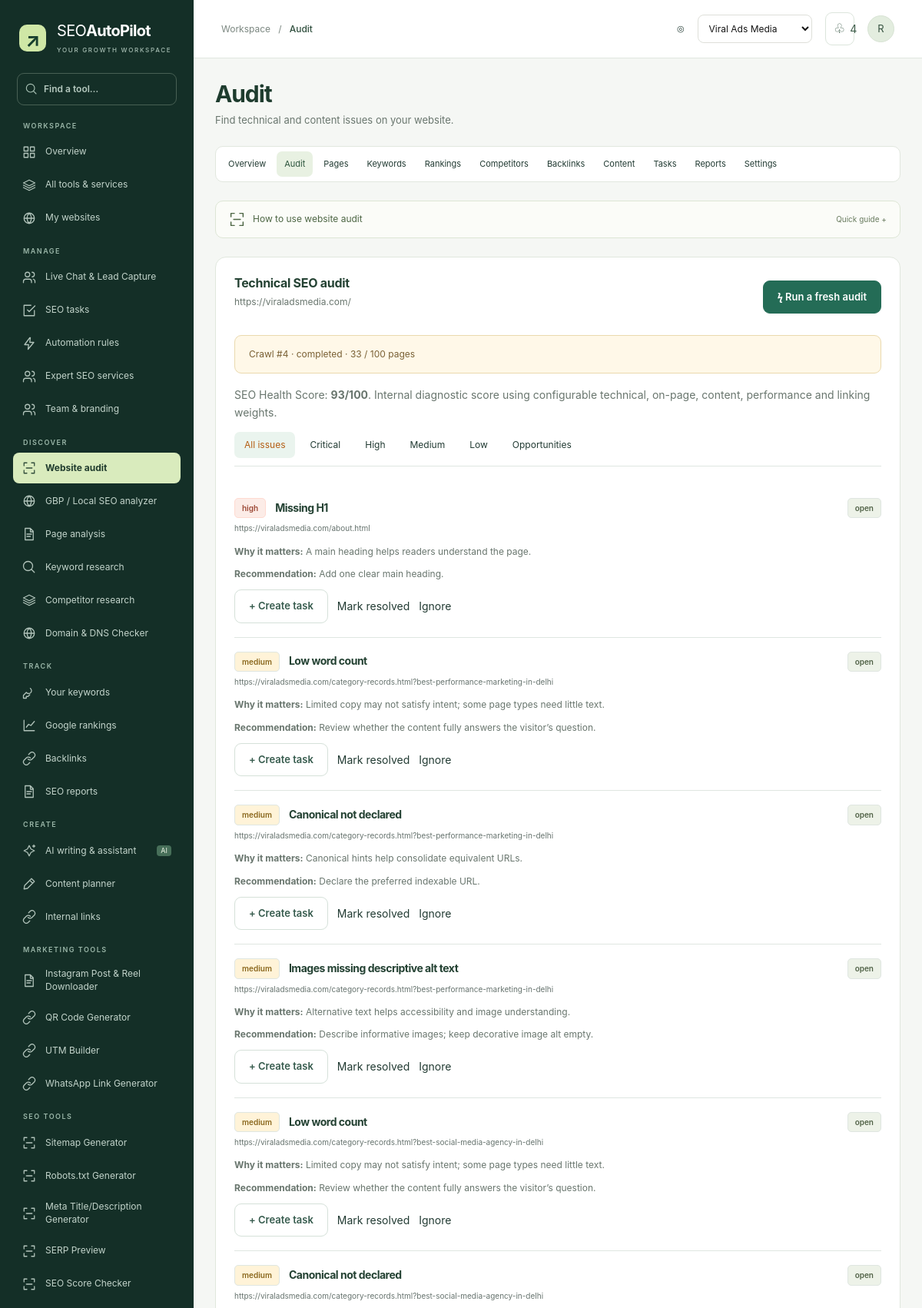
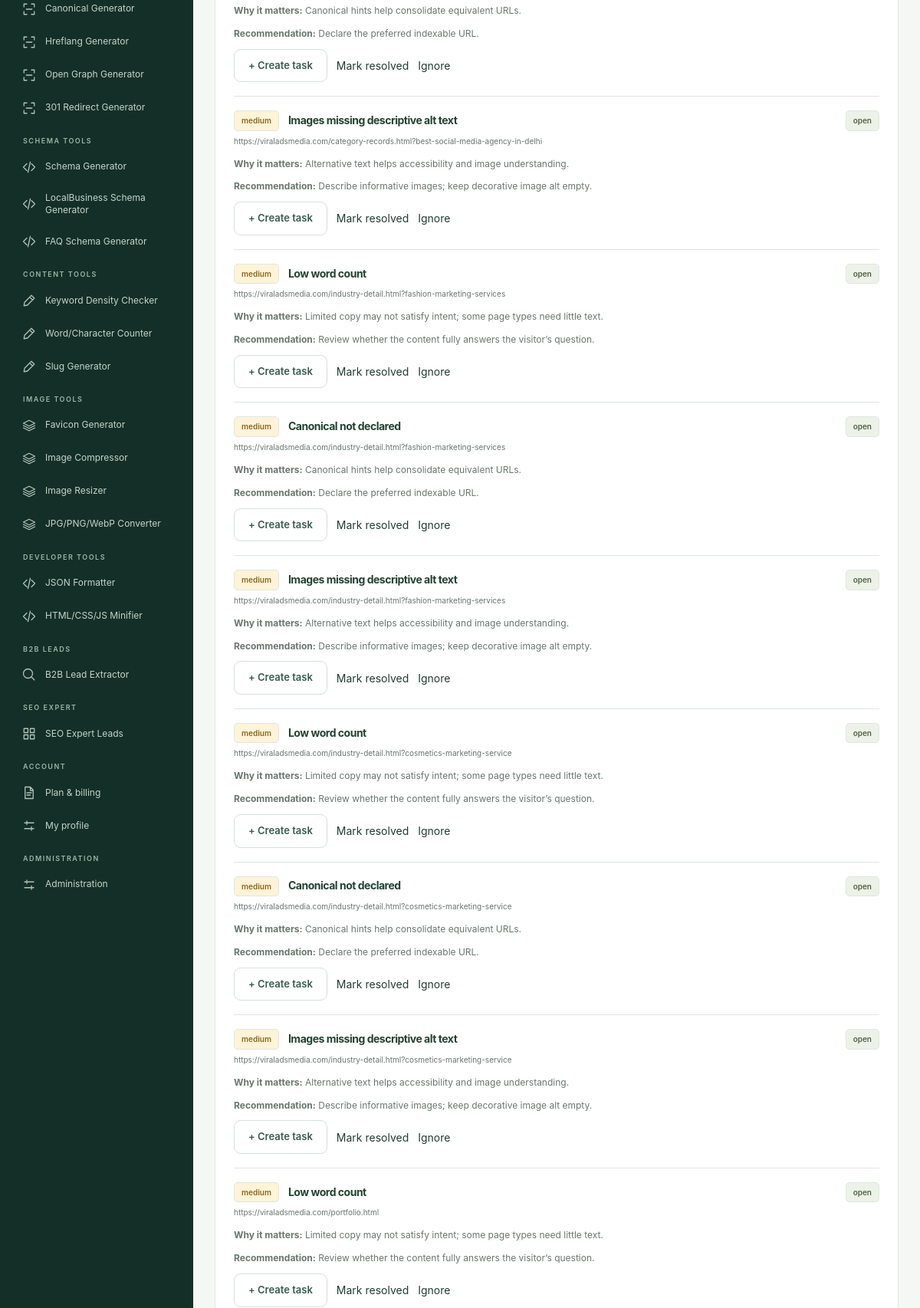
The page /audit (signed in, upper part) on the database its author committed (2 pictures, top to bottom).
### tables this page shows
CREATE TABLE `users` (
  `id` int(10) UNSIGNED NOT NULL,
  `name` varchar(120) NOT NULL,
  `email` varchar(190) NOT NULL,
  `password` varchar(255) NOT NULL,
  `role` enum('super_admin','admin','team_member','customer') NOT NULL DEFAULT 'customer',
  `company` varchar(190) DEFAULT '',
  `phone` varchar(40) DEFAULT '',
  `timezone` varchar(60) DEFAULT 'UTC',
  `country` varchar(80) DEFAULT '',
  `active` tinyint(4) NOT NULL DEFAULT 1,
  `verified_at` datetime DEFAULT NULL,
  `notification_email` tinyint(4) NOT NULL DEFAULT 1,
  `created_at` timestamp NOT NULL DEFAULT current_timestamp(),
  `session_version` int(10) UNSIGNED NOT NULL DEFAULT 1
);

CREATE TABLE `websites` (
  `id` int(10) UNSIGNED NOT NULL,
  `user_id` int(10) UNSIGNED NOT NULL,
  `name` varchar(120) NOT NULL,
  `domain` varchar(500) NOT NULL,
  `domain_hash` char(64) NOT NULL,
  `country` varchar(80) DEFAULT 'India',
  `language` varchar(40) DEFAULT 'en',
  `search_engine` varchar(30) DEFAULT 'google',
  `timezone` varchar(60) DEFAULT 'UTC',
  `created_at` timestamp NOT NULL DEFAULT current_timestamp()
);

CREATE TABLE `crawl_jobs` (
  `id` int(10) UNSIGNED NOT NULL,
  `website_id` int(10) UNSIGNED NOT NULL,
  `status` enum('queued','running','completed','failed') DEFAULT 'queued',
  `max_pages` int(10) UNSIGNED NOT NULL,
  `processed` int(10) UNSIGNED DEFAULT 0,
  `robots` text DEFAULT NULL,
  `sitemap` text DEFAULT NULL,
  `error` text DEFAULT NULL,
  `heartbeat` datetime DEFAULT NULL,
  `created_at` timestamp NOT NULL DEFAULT current_timestamp(),
  `completed_at` datetime DEFAULT NULL
);

CREATE TABLE `seo_audits` (
  `id` int(10) UNSIGNED NOT NULL,
  `website_id` int(10) UNSIGNED NOT NULL,
  `job_id` int(10) UNSIGNED NOT NULL,
  `score` int(11) NOT NULL,
  `technical` int(11) NOT NULL,
  `onpage` int(11) NOT NULL,
  `content` int(11) NOT NULL,
  `performance` int(11) NOT NULL,
  `linking` int(11) NOT NULL,
  `created_at` timestamp NOT NULL DEFAULT current_timestamp()
);

CREATE TABLE `seo_issues` (
  `id` bigint(20) UNSIGNED NOT NULL,
  `website_id` int(10) UNSIGNED NOT NULL,
  `audit_id` int(10) UNSIGNED NOT NULL,
  `page_id` bigint(20) UNSIGNED DEFAULT NULL,
  `code` varchar(80) NOT NULL,
  `title` varchar(190) NOT NULL,
  `severity` varchar(30) NOT NULL,
  `category` varchar(30) NOT NULL,
  `explanation` text DEFAULT NULL,
  `recommendation` text DEFAULT NULL,
  `url` text DEFAULT NULL,
  `status` enum('open','resolved','ignored') DEFAULT 'open',
  `created_at` timestamp NOT NULL DEFAULT current_timestamp()
);

### includes/functions.php (called while the page is built, shortened)
<?php
function cfg(string $key): mixed { global $config; return $config[$key] ?? null; }
function base_path(): string { return rtrim(parse_url(cfg('APP_URL'), PHP_URL_PATH) ?: '', '/'); }
function url(string $path = '/'): string { return base_path().'/'.ltrim($path,'/'); }
function e(mixed $value): string { return htmlspecialchars((string)($value ?? ''), ENT_QUOTES | ENT_SUBSTITUTE,'UTF-8'); }
function db(): PDO {
 static $pdo;
 if (!$pdo) $pdo = new PDO('mysql:host='.cfg('DB_HOST').';port='.cfg('DB_PORT').';dbname='.cfg('DB_NAME').';charset=utf8mb4',cfg('DB_USER'),cfg('DB_PASS'),[PDO::ATTR_ERRMODE=>PDO::ERRMODE_EXCEPTION,PDO::ATTR_DEFAULT_FETCH_MODE=>PDO::FETCH_ASSOC,PDO::ATTR_EMULATE_PREPARES=>false]);
 return $pdo;
}
function query(string $sql, array $params = []): PDOStatement { $s=db()->prepare($sql); $s->execute($params); return $s; }
function rows(string $sql,array $params=[]): array { return query($sql,$params)->fetchAll(); }
function row(string $sql,array $params=[]): ?array { return query($sql,$params)->fetch() ?: null; }
function value(string $sql,array $params=[]): mixed { return query($sql,$params)->fetchColumn(); }

### config/config.example.php (called while the page is built)
<?php
return [
 'DB_HOST'=>'127.0.0.1', 'DB_PORT'=>'3306', 'DB_NAME'=>'seo_autopilot', 'DB_USER'=>'root', 'DB_PASS'=>'',
 'APP_URL'=>'http://localhost/ppso', 'APP_NAME'=>'SEO AutoPilot', 'APP_ENV'=>'production',
 'SMTP_HOST'=>'', 'SMTP_PORT'=>587, 'SMTP_USER'=>'', 'SMTP_PASS'=>'', 'SMTP_FROM'=>'',
 'AI_ENDPOINT'=>'', 'AI_API_KEY'=>'', 'AI_MODEL'=>'',
 'RANKING_ENDPOINT'=>'', 'RANKING_API_KEY'=>'',
 'KEYWORD_ENDPOINT'=>'', 'KEYWORD_API_KEY'=>'', 'BACKLINK_ENDPOINT'=>'', 'BACKLINK_API_KEY'=>'',
 'RAZORPAY_KEY'=>'', 'RAZORPAY_SECRET'=>'', 'RAZORPAY_WEBHOOK_SECRET'=>'',
 'INSTALL_TOKEN'=>'replace-with-a-long-random-string',
];

### config/config.php (called while the page is built, shortened)
<?php
$config = require __DIR__.'/config.example.php';
$private = getenv('SEO_CONFIG_FILE') ?: __DIR__.'/local.php';
return $config;

### includes/bootstrap.php (called while the page is built, shortened)
<?php
$config = require ROOT.'/config/config.php';
require_once __DIR__.'/functions.php';
require_once __DIR__.'/security.php';

### includes/security.php (called while the page is built, shortened)
<?php
function current_user(): ?array { static $loaded=false,$user=null; if (!$loaded) { $loaded=true; if (isset($_SESSION['user_id'])) { $user=row('SELECT * FROM users WHERE id=? AND active=1',[$_SESSION['user_id']]); if($user && ($_SESSION['session_version']??0)!== (int)$user['session_version']){$user=null;unset($_SESSION['user_id']);} } } return $user; }
function require_user(): array { $u=current_user(); if (!$u) { if (str_contains($_SERVER['REQUEST_URI']??'','/api/')) fail('Please sign in.',401); redirect('/login'); } if (isset($_SESSION['last_seen']) && time()-$_SESSION['last_seen']>7200) { session_destroy(); fail('Your session has expired. Sign in again.',401); } $_SESSION['last_seen']=time(); return $u; }
function is_admin(?array $u=null): bool { $u ??=current_user(); return in_array($u['role']??'',['super_admin','admin'],true); }
function website(int $id): array { $u=require_user(); $w=row('SELECT * FROM websites WHERE id=?',[$id]); if (!$w) fail('Website not found.',404); if (!is_admin($u) && $w['user_id']!=$u['id'] && !value('SELECT id FROM team_members WHERE user_id=? AND website_id=?',[$u['id'],$id])) fail('This project is not assigned to you.',403); return $w; }
function websites(): array { $u=require_user(); return is_admin($u)?rows('SELECT * FROM websites ORDER BY id DESC LIMIT 500'):rows('SELECT DISTINCT w.* FROM websites w LEFT JOIN team_members t ON t.website_id=w.id WHERE w.user_id=? OR t.user_id=? ORDER BY w.id DESC LIMIT 500',[$u['id'],$u['id']]); }

### dashboard/audit.php (the view)
<?php $job=row('SELECT * FROM crawl_jobs WHERE website_id=? ORDER BY id DESC LIMIT 1',[$wid]);$a=row('SELECT * FROM seo_audits WHERE website_id=? ORDER BY id DESC LIMIT 1',[$wid]);?><div class="card"><div class="card-header"><div><h3>Technical SEO audit</h3><p class="small"><?=e($w['domain'])?></p></div><button class="button" data-action="crawl" data-website-id="<?=$wid?>">ϟ Run a fresh audit</button></div><?php if($job):?><div class="alert" <?=in_array($job['status'],['queued','running'])?'data-crawl-progress="'.$wid.'" data-crawl-can-run="'.((is_admin() || (int)$w['user_id']===(int)$user['id'])?'1':'0').'"':''?>>Crawl #<?=$job['id']?> · <?=e($job['status'])?> · <?=$job['processed']?> / <?=$job['max_pages']?> pages<?php if($job['error']):?> · <?=e($job['error'])?><?php endif;?></div><?php endif; if($a):?><p>SEO Health Score: <strong><?=$a['score']?>/100</strong>. Internal diagnostic score using configurable technical, on-page, content, performance and linking weights.</p><?php $severity=(string)($_GET['severity']??'');$params=[$a['id']];$sql='SELECT * FROM seo_issues WHERE audit_id=?';if(in_array($severity,['critical','high','medium','low','opportunity'])){$sql.=' AND severity=?';$params[]=$severity;}$p=max(1,min(10000,(int)($_GET['page']??1)));$issues=rows($sql.' ORDER BY FIELD(severity,"critical","high","medium","low","opportunity"),id LIMIT 30 OFFSET '.(($p-1)*30),$params);?><nav class="tabs"><?php foreach([''=>'All issues','critical'=>'Critical','high'=>'High','medium'=>'Medium','low'=>'Low','opportunity'=>'Opportunities'] as $k=>$v):?><a class="<?=$severity===$k?'active':''?>" href="?website_id=<?=$wid?>&severity=<?=e($k)?>"><?=e($v)?></a><?php endforeach;?></nav><?php foreach($issues as $issue):?><article class="issue"><div class="row between"><div class="row"><span class="badge <?=e($issue['severity'])?>"><?=e($issue['severity'])?></span><h3><?=e($issue['title'])?></h3></div><span class="badge"><?=e($issue['status'])?></span></div><small><?=e($issue['url'])?></small><p><strong>Why it matters:</strong> <?=e($issue['explanation'])?></p><p><strong>Recommendation:</strong> <?=e($issue['recommendation'])?></p><div class="row"><button class="button secondary small-button" data-action="issue-task" data-id="<?=$issue['id']?>" data-website-id="<?=$wid?>">+ Create task</button><button class="text-button" data-action="issue-status" data-id="<?=$issue['id']?>" data-website-id="<?=$wid?>" data-status="resolved">Mark resolved</button><button class="text-button" data-action="issue-status" data-id="<?=$issue['id']?>" data-website-id="<?=$wid?>" data-status="ignored">Ignore</button></div></article><?php endforeach;if(!$issues)empty_state('No issues in this view','Try another severity filter.');?><nav class="pagination"><?php if($p>1):?><a href="?website_id=<?=$wid?>&severity=<?=e($severity)?>&page=<?=$p-1?>">← Previous</a><?php endif;if(count($issues)===30):?><a href="?website_id=<?=$wid?>&severity=<?=e($severity)?>&page=<?=$p+1?>">Next →</a><?php endif;?></nav><?php else:empty_state('Your first insight is one crawl away.','Run an audit and keep this page open while we check your site and build your issue list.');endif;?></div><?php if($job):?><div class="card stack"><h3>Crawl failures & blocked URLs</h3><?php table(['url'=>'URL','status'=>'Status','error'=>'Details'],rows("SELECT url,status,error FROM crawl_urls WHERE job_id=? AND status IN ('failed','blocked') LIMIT 50",[$job['id']]));?></div><?php endif;?>

### dashboard/index.php (shortened to what this page needs)
<?php
$user=require_user();$sites=websites();$wid=(int)($_GET['website_id']??($sites[0]['id']??0));$w=$wid?website($wid):null;
$defs=Modules::definitions();$title=$defs[$section]['title']??ucwords(str_replace('-',' ',$section));
require ROOT.'/includes/header.php';require ROOT.'/includes/sidebar.php';
?><div class="app-main"><header class="app-topbar"><button class="icon-button mobile-toggle" data-toggle-sidebar aria-controls="sidebar" aria-expanded="false" aria-label="Open navigation">☰</button><div class="breadcrumbs">Workspace &nbsp; / &nbsp; <strong><?=e($title)?></strong></div><div class="top-actions"><span>◎</span><select data-website-picker aria-label="Active website"><option value="0">Select a website</option><?php foreach($sites as $site):?><option value="<?=$site['id']?>" <?=$wid===$site['id']?'selected':''?>><?=e($site['name'])?></option><?php endforeach;?></select><a href="<?=url('/notifications')?>" class="icon-button" aria-label="Notifications">♧ <small><?=(int)value('SELECT COUNT(*) FROM notifications WHERE user_id=? AND read_at IS NULL',[$user['id']])?></small></a><a class="avatar" href="<?=url('/profile')?>"><?=e(mb_substr($user['name'],0,1))?></a></div></header><main class="app-content" id="main"><?php require ROOT.'/includes/alerts.php';?><div class="page-heading"><div><h1><?=$section==='dashboard'?'Your SEO overview.':e($title)?></h1><p><?=e($defs[$section]['description']??($section==='dashboard'?'Track your website health, search rankings, and the next tasks to improve them.':(WorkspaceUI::catalog()[$section][2]??'Everything you need for your next step.')))?></p></div><div class="row"><?php if($w && $section==='dashboard'):?><a class="button secondary" href="<?=url('/reports?website_id='.$wid)?>">↓ Export report</a><button class="button" data-action="crawl" data-website-id="<?=$wid?>">ϟ Run audit</button><?php elseif($section==='websites'):?><a class="button" href="#create">+ Add website</a><?php endif;?></div></div>
<?php
$global=['services','websites','profile','billing','notifications','no-api-tools','live-chat'];
if($w && !in_array($section,$global) && $section!=='report') require ROOT.'/dashboard/website-tabs.php';
if(!$w && !in_array($section,$global)){?><div class="welcome-banner"><div><h3>Your next SEO win starts here.</h3><p>Connect your first website to see its health, issues, and opportunities.</p></div><a href="<?=url('/websites#create')?>" class="button">+ Add website</a></div><?php if($section==='dashboard')require ROOT.'/dashboard/overview.php';else empty_state('Connect a website first','Add a website to start using this tool.');}
elseif(isset($defs[$section])){require ROOT.'/dashboard/tool-guide.php';if($section==='human-services')require ROOT.'/dashboard/service-options.php';require ROOT.'/dashboard/module.php';}
else{require ROOT.'/dashboard/tool-guide.php'; $view=ROOT.'/dashboard/'.$section.'.php'; if(is_file($view))require $view;else require ROOT.'/dashboard/tools.php'; }
?></main></div><?php require ROOT.'/includes/footer.php';?>

### rows shown on the page
users: name "R"
websites: domain "https://viraladsmedia.com/"
crawl_jobs: id "4", status "completed", processed "33", max_pages "100"
seo_audits: score "93"
seo_issues: severity "high", title "Missing H1", status "open", url "https://viraladsmedia.com/about.html", explanation "A main heading helps readers understand the page.", recommendation "Add one clear main heading."
seo_issues: severity "medium", title "Low word count", status "open", url "https://viraladsmedia.com/category-records.html?best-performance-marketing-in-delhi", explanation "Limited copy may not satisfy intent; some page types need little text.", recommendation "Review whether the content fully answers the visitor’s question."
seo_issues: severity "medium", title "Canonical not declared", status "open", url "https://viraladsmedia.com/category-records.html?best-performance-marketing-in-delhi", explanation "Canonical hints help consolidate equivalent URLs.", recommendation "Declare the preferred indexable URL."
seo_issues: severity "medium", title "Images missing descriptive alt text", status "open", url "https://viraladsmedia.com/category-records.html?best-performance-marketing-in-delhi", explanation "Alternative text helps accessibility and image understanding.", recommendation "Describe informative images; keep decorative image alt empty."
seo_issues: severity "medium", title "Low word count", status "open", url "https://viraladsmedia.com/category-records.html?best-social-media-agency-in-delhi", explanation "Limited copy may not satisfy intent; some page types need little text.", recommendation "Review whether the content fully answers the visitor’s question."
seo_issues: severity "medium", title "Canonical not declared", status "open", url "https://viraladsmedia.com/category-records.html?best-social-media-agency-in-delhi", explanation "Canonical hints help consolidate equivalent URLs.", recommendation "Declare the preferred indexable URL."
seo_issues: severity "medium", title "Images missing descriptive alt text", status "open", url "https://viraladsmedia.com/category-records.html?best-social-media-agency-in-delhi", explanation "Alternative text helps accessibility and image understanding.", recommendation "Describe informative images; keep decorative image alt empty."
seo_issues: severity "medium", title "Low word count", status "open", url "https://viraladsmedia.com/industry-detail.html?fashion-marketing-services", explanation "Limited copy may not satisfy intent; some page types need little text.", recommendation "Review whether the content fully answers the visitor’s question."
seo_issues: severity "medium", title "Canonical not declared", status "open", url "https://viraladsmedia.com/industry-detail.html?fashion-marketing-services", explanation "Canonical hints help consolidate equivalent URLs.", recommendation "Declare the preferred indexable URL."
seo_issues: severity "medium", title "Images missing descriptive alt text", status "open", url "https://viraladsmedia.com/industry-detail.html?fashion-marketing-services", explanation "Alternative text helps accessibility and image understanding.", recommendation "Describe informative images; keep decorative image alt empty."
seo_issues: severity "medium", title "Low word count", status "open", url "https://viraladsmedia.com/industry-detail.html?cosmetics-marketing-service", explanation "Limited copy may not satisfy intent; some page types need little text.", recommendation "Review whether the content fully answers the visitor’s question."
seo_issues: severity "medium", title "Canonical not declared", status "open", url "https://viraladsmedia.com/industry-detail.html?cosmetics-marketing-service", explanation "Canonical hints help consolidate equivalent URLs.", recommendation "Declare the preferred indexable URL."
seo_issues: severity "medium", title "Images missing descriptive alt text", status "open", url "https://viraladsmedia.com/industry-detail.html?cosmetics-marketing-service", explanation "Alternative text helps accessibility and image understanding.", recommendation "Describe informative images; keep decorative image alt empty."
seo_issues: severity "medium", title "Low word count", status "open", url "https://viraladsmedia.com/portfolio.html", explanation "Limited copy may not satisfy intent; some page types need little text.", recommendation "Review whether the content fully answers the visitor’s question."

### other values the page prints
$heading "WORKSPACE"
$label "Overview"
$label "All tools & services"
$label "My websites"
$heading "MANAGE"
$label "Live Chat & Lead Capture"
$label "SEO tasks"
$label "Automation rules"
$label "Expert SEO services"
$label "Team & branding"
$heading "DISCOVER"
$label "Website audit"
$label "GBP / Local SEO analyzer"
$label "Page analysis"
$label "Keyword research"
